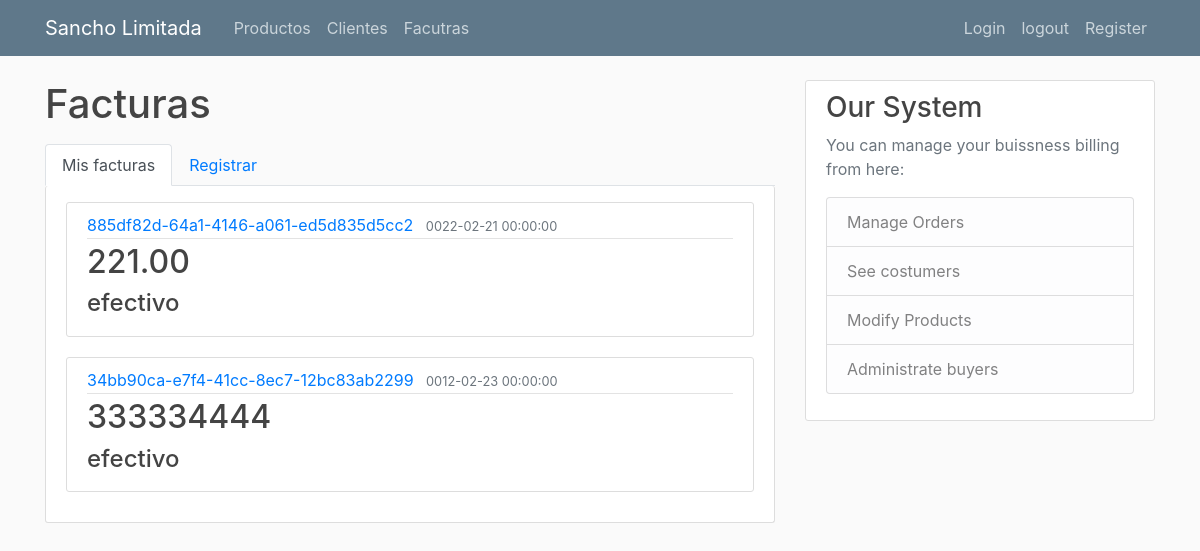
Page /facturas (signed in) on the earlier database version.
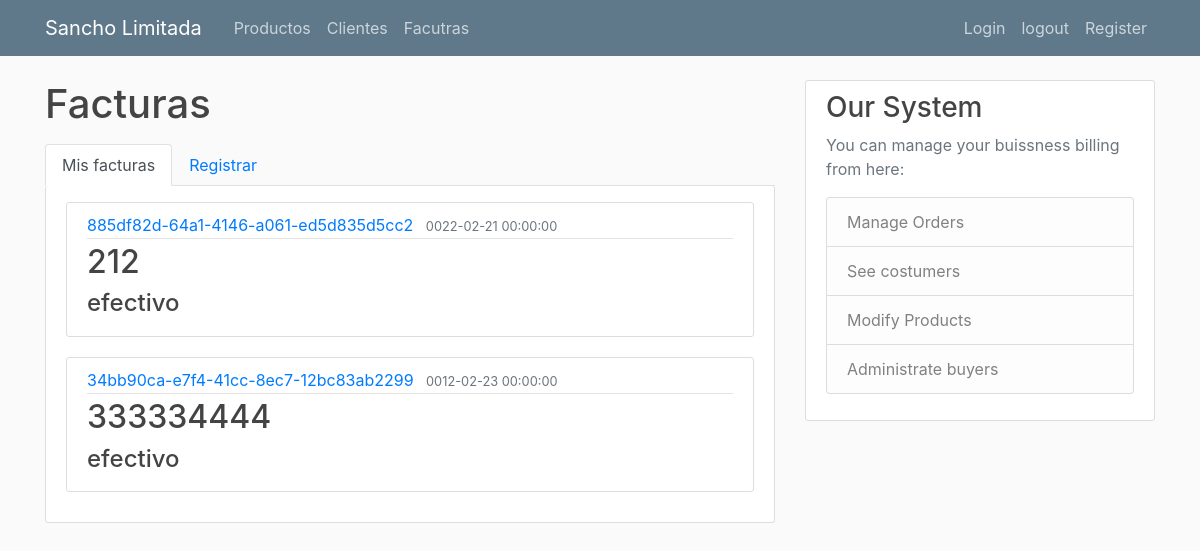
Same page on the later database version.
### SanchoApp/databaseModel.py (models this page shows, shortened)
class Factura(db.Model):
    __tablename__="facturas"
    cliente_id = db.Column(db.Integer, db.ForeignKey('clientes.id'), nullable=False)
    relacion_cliente = relationship("Cliente", back_populates="relacion_facturas")
    relacion_productos = relationship("Producto",
                             secondary=relacion_productos_facturas,
                             back_populates="relacion_facturas")
    id = db.Column(db.Integer, primary_key=True)
    codigo = db.Column(db.String(100), nullable=False, unique=True)
    fecha = db.Column(db.DateTime, nullable=False, default=datetime.utcnow)
    valor_total = db.Column(db.String(10), nullable=False)
    metodo_pago = db.Column(db.String(100), nullable=False, default="efectivo")

### SanchoApp/flaskRoutes.py (the view)
    @app.route("/facturas")
    @login_required
    def facturas():
        facturas_records = Factura.query.order_by(
            Factura.valor_total).limit(10).all()
        return render_template('facturas.html', title='Facturas', lista_de_facturas=facturas_records)

### SanchoApp/flaskRoutes.py (called while the page is built)
@login_manager.user_loader
def load_user(user_id):
    return User.query.get(int(user_id))

### SanchoApp/templates/facturas.html
{% extends "layout.html" %}
{% block content %}
<h1 class="mb-3">Facturas</h1>
<ul class="nav nav-tabs">
    <li class="nav-item">
        <a class="nav-link active" href="{{url_for('facturas')}}">Mis facturas</a>
    </li>
    <li class="nav-item">
        <a class="nav-link" href="{{url_for('registrar_facturas')}}">Registrar</a>
    </li>
</ul>
<div class="content-section border-top-0 pt-3">
    {% for factura in lista_de_facturas %}
        <article class="media content-section ">
            <div class="media-body">
                <div class="article-metadata">
                    <a class="mr-2" href="facturas/editar/{{factura.id}}"> {{ factura.codigo }}</a>
                    <small class="text-muted">{{ factura.fecha }}</small>
                </div>
                <h2> {{ factura.valor_total }}</h2>
                <h4 class="article-title" >{{ factura.metodo_pago }}</h2>
            </div>
        </article>
    {% endfor %}
</div>
{% endblock content %}

Differences in the rows shown:
changed Factura "885df82d-64a1-4146-a061-ed5d835d5cc2": valor_total "221.00" → "212"
